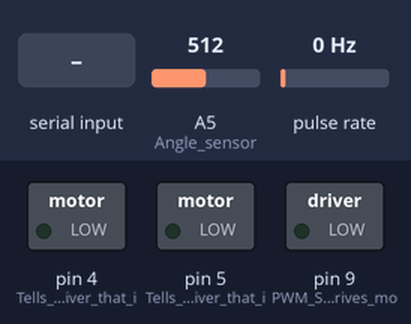
Simulated run of this sketch. Board: Arduino Uno, built with avr-gcc and run on an emulated ATmega328P. On the bench: switched loads named in the sketch (green lamp = pin HIGH). Wiring (inferred from the names in the program): pulse sensor: data pin 2. Inputs (shaded band) come from the test bench; at power-on: A5 (Angle_sensor) = 512, pulse rate 0 Hz. What the sketch prints to the serial monitor is not drawn.

Above: at 1.2 s.
1.3 s: "s" received over Serial
At 1.8 s:
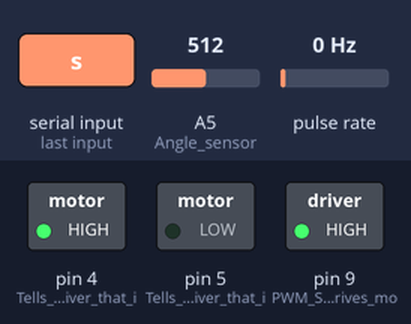
2.8 s: A5 (Angle_sensor) set to 591
4.3 s: A5 (Angle_sensor) set to 620
At 5.2 s:
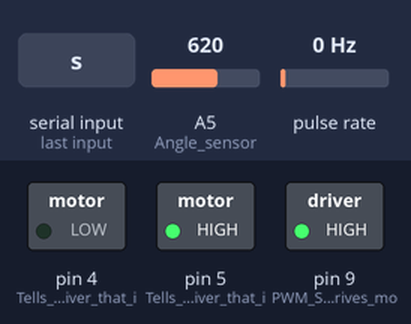
5.8 s: A5 (Angle_sensor) set to 511
At 6.4 s:
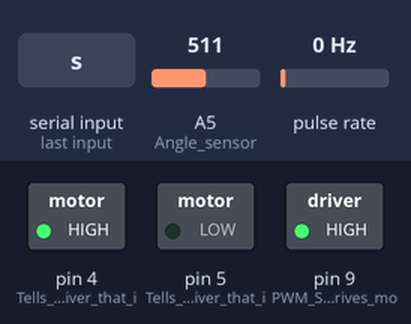
7.3 s: A5 (Angle_sensor) set to 716
At 8.7 s:
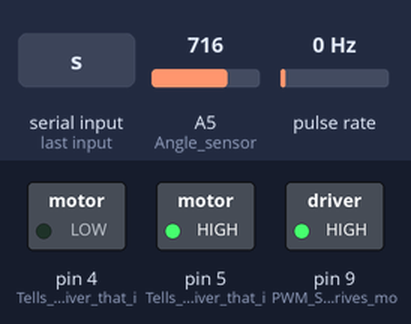
Timing chart, 0 to 9.8 s (numbered marks = the images above; inputs shaded):
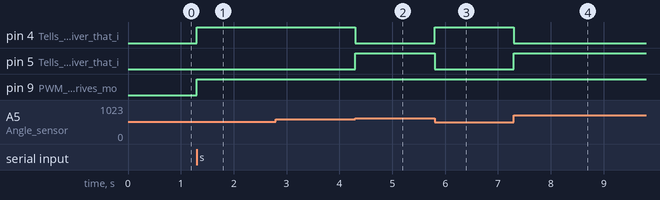

Measured:
- the behaviour switches between 601 and 602 on A5 (Angle_sensor) (found by bisection; images 1 and 2)
- after the input at 1.3 s, pin 4 (Tells_motor_driver_that_i), pin 9 (PWM_Signal_that_drives_mo): LOW → HIGH at once
- after the input at 2.8 s, every drawn part: stays the same
- after the input at 4.3 s, pin 4 (Tells_motor_driver_that_i): HIGH → LOW at once; pin 5 (Tells_motor_driver_that_i): LOW → HIGH at once
- after the input at 5.8 s, pin 4 (Tells_motor_driver_that_i): LOW → HIGH at once; pin 5 (Tells_motor_driver_that_i): HIGH → LOW at once
- after the input at 7.3 s, pin 4 (Tells_motor_driver_that_i): HIGH → LOW at once; pin 5 (Tells_motor_driver_that_i): LOW → HIGH at once

The sketch:

PID_Controller_attempt.ino
```cpp
bool start = false;

float Kp = 1462; // 600
float Ki = 0; // 0
float Kd = 23;   // 4.7

float Kp_cart = 0; // 10
float Kd_cart = 0; // 50
float Ki_cart = 0;  // 0

unsigned long prevTime = 0;
unsigned long prevDTime = 0;
unsigned long currTime = 0;


volatile long int cart_pos = 0;


volatile float err = 0;
volatile float prevErr = 0;
volatile float error[] = {0, 0, 0};
volatile float deriv_error[] = {0, 0, 0, 0, 0, 0, 0, 0, 0, 0};
volatile float deriv_error_cart[] = {0, 0, 0, 0, 0, 0, 0, 0, 0, 0};
volatile float prevDErr = 0;
volatile float prev_cart_error = 0;
volatile float cart_error = 0;

#define PI 3.1415926535897932384626433832795

void setup() {
  // put your setup code here, to run once:
  pinMode(A5, INPUT); // Angle sensor

  pinMode(2, INPUT);  // Encoder
  pinMode(3, INPUT);  // Encoder

  pinMode(4, OUTPUT); // Tells motor driver that it should rotate backwards
  pinMode(5, OUTPUT); // Tells motor driver that it should rotate forwards
  pinMode(9, OUTPUT); // PWM Signal that drives motor

  Serial.begin(9600);
  attachInterrupt(digitalPinToInterrupt(2), encoder, RISING); // Encoder interrupt setup
  Serial.println("Setup complete!");
}

void loop() {
  // put your main code here, to run repeatedly:
  while(!Serial.available() && !start){
  }
  char in = Serial.read();
  if (in == 's'){
    start = true;
  }
  if (in == 'p'){
    start = false;
    analogWrite(9, 0);
  }
  float cErr = 0;
  float dErr = 0;
  while (start){
    unsigned long tempTime = millis();
    if(tempTime-currTime>=1){

      prevTime = currTime;
      currTime = tempTime;
      //Serial.println(currTime-prevTime);
      int sensorValue = analogRead(A5);
      prevErr = err;

      error[2] = error[1];
      error[1] = error[0];

      //err =  0 - ((sensorValue+(512-90))%1024-512)*PI/1024;
      error[0] = - ((sensorValue+(512-90))%1024-512)*PI/1024;

      float error_avg = (error[2]+error[1]+error[0])/3;
      /*
      if (currTime-prevDTime>50){
        dErr = 1000*(err - prevDErr)/(tempTime-prevDTime);
        //Serial.println(currTime-prevDTime);
        prevDErr = err;
        prevDTime = currTime;
      }*/

      deriv_error[9] = deriv_error[8];
      deriv_error[8] = deriv_error[7];
      deriv_error[7] = deriv_error[6];
      deriv_error[6] = deriv_error[5];
      deriv_error[5] = deriv_error[4];
      deriv_error[4] = deriv_error[3];
      deriv_error[3] = deriv_error[2];
      deriv_error[2] = deriv_error[1];
      deriv_error[1] = deriv_error[0];

      deriv_error_cart[9] = deriv_error_cart[8];
      deriv_error_cart[8] = deriv_error_cart[7];
      deriv_error_cart[7] = deriv_error_cart[6];
      deriv_error_cart[6] = deriv_error_cart[5];
      deriv_error_cart[5] = deriv_error_cart[4];
      deriv_error_cart[4] = deriv_error_cart[3];
      deriv_error_cart[3] = deriv_error_cart[2];
      deriv_error_cart[2] = deriv_error_cart[1];
      deriv_error_cart[1] = deriv_error_cart[0];

      deriv_error[0] = 1000*(error[0]-error[1])/(tempTime-prevDTime);
      cart_error  = 0 - (0.4/1065)*cart_pos;

      deriv_error_cart[0] = 1000*(cart_error-prev_cart_error)/(tempTime-prevDTime);

      float cart_deriv_avg = (deriv_error[9]+deriv_error[8])/10;
      cart_deriv_avg += (deriv_error_cart[7]+deriv_error_cart[6])/10;
      cart_deriv_avg += (deriv_error_cart[5]+deriv_error_cart[4])/10;
      cart_deriv_avg += (deriv_error_cart[3]+deriv_error_cart[2])/10;
      cart_deriv_avg += (deriv_error_cart[1]+deriv_error_cart[0])/10;


      float deriv_avg = (deriv_error[9]+deriv_error[8]+deriv_error[7]+deriv_error[6]+deriv_error[5]+deriv_error[4]+deriv_error[3]+deriv_error[2]+deriv_error[1]+deriv_error[0])/10;

      cErr += prevErr*(tempTime-prevTime)/1000;
      //Serial.println(cErr);
      float u = Kp*error[0]+Kd*dErr+Ki*cErr;
      u += Kp_cart*cart_error+Kd_cart*cart_deriv_avg;

      driveMotor(u);
      //Serial.println(u);
      //Serial.println(cart_pos);
    }
  }
}

void encoder(){

  if(digitalRead(3) == HIGH){
    cart_pos--;
  }
  else{
    cart_pos++;
  }

}

void driveMotor(float u){

  int input = (int)constrain(u*255/3.3, -255, 255);
  // Serial.println(input);
  if(input<0){

    // Motor going backward
    input = abs(input);

    digitalWrite(5, LOW);
    digitalWrite(4, HIGH);
    analogWrite(9, input);

  }
  else{

    // Motor going forward

    digitalWrite(4, LOW);
    digitalWrite(5, HIGH);
    analogWrite(9, input);

  }

}
```
